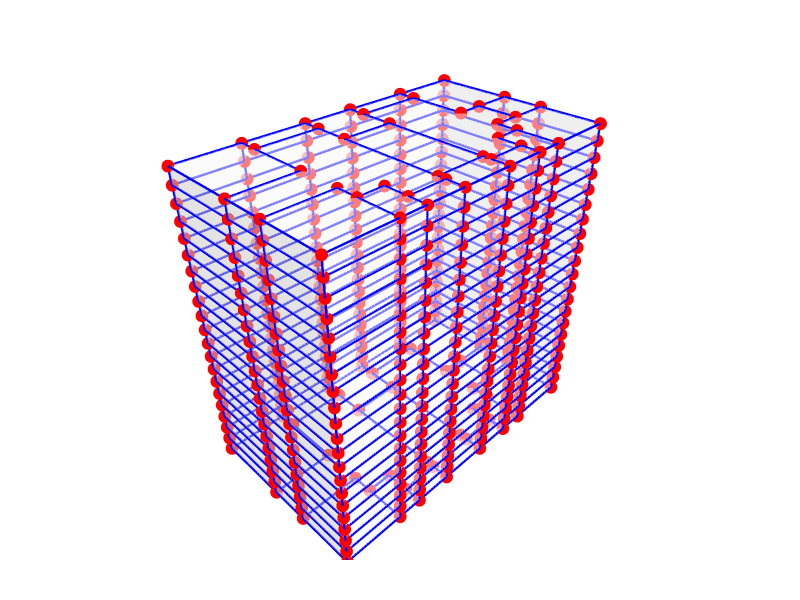

Notebook code for this chart:
### Code cell
# Show graph with building geometry (faces invisible, light edges)
shell = CellComplex.ExternalBoundary(cellComplex)

Topology.Show(shell,
              vertexSize=15,
              vertexColor="red",
              edgeWidth=5,
              edgeColor="blue",
              faceOpacity=0.5,  # Completely invisible faces
              showEdges=True,  # Show building edges as wireframe
              width=800,
              height=600,
              backgroundColor="white",
              renderer=renderer)

### Figure 1 — Plotly figure (JSON) as saved in the notebook; plotly's stock layout.template omitted (floating-point values rounded to 4 significant figures; data arrays with more than 128 entries replaced by an {"elided": "..."} marker saying what was removed)
{"data": [{"customdata": {"elided": "422 str values"}, "hoverinfo": "text", "hovertemplate": {"elided": "422 str values"}, "hovertext": {"elided": "422 str values"}, "legendgroup": "1", "legendrank": 1, "marker": {"color": {"elided": "422 str values"}, "line": {"width": 0}, "opacity": 1, "size": {"elided": "422 int values"}, "sizemode": "diameter", "symbol": "circle"}, "mode": "markers", "name": "1: Untitled (Vertices)", "showlegend": false, "text": {"elided": "422 str values"}, "type": "scatter3d", "x": {"elided": "422 int values"}, "y": {"elided": "422 int values"}, "z": {"elided": "422 int values"}}, {"hoverinfo": "text", "legendgroup": "2", "legendrank": 2, "line": {"color": "blue", "dash": "solid", "width": 5}, "marker": {"size": 0}, "mode": "lines", "name": "1: Untitled (Edges)", "showlegend": false, "text": "", "type": "scatter3d", "x": {"elided": "2436 int values"}, "y": {"elided": "2436 int values"}, "z": {"elided": "2436 int values"}}, {"cmax": 1, "cmin": 0, "color": "#FAFAFA", "colorscale": [[0, "#440154"], [0.1111, "#482878"], [0.2222, "#3e4989"], [0.3333, "#31688e"], [0.4444, "#26828e"], [0.5556, "#1f9e89"], [0.6667, "#35b779"], [0.7778, "#6ece58"], [0.8889, "#b5de2b"], [1, "#fde725"]], "flatshading": true, "hoverinfo": "text", "hovertext": "", "i": {"elided": "840 int values"}, "j": {"elided": "840 int values"}, "k": {"elided": "840 int values"}, "legendgroup": "3", "legendrank": 3, "lighting": {"facenormalsepsilon": 0}, "name": "1: Untitled (Faces)", "opacity": 0.5, "showlegend": false, "showscale": false, "text": "", "type": "mesh3d", "x": {"elided": "422 int values"}, "y": {"elided": "422 int values"}, "z": {"elided": "422 int values"}}], "layout": {"autosize": true, "height": 600, "margin": {"b": 40, "l": 40, "r": 40, "t": 40}, "paper_bgcolor": "#FFFFFF", "plot_bgcolor": "#FFFFFF", "scene": {"aspectmode": "data", "camera": {"center": {"x": 0, "y": 0, "z": 0}, "eye": {"x": -1.25, "y": -1.25, "z": 1.25}, "projection": {"type": "perspective"}, "up": {"x": 0, "y": 0, "z": 1}}, "xaxis": {"visible": false}, "yaxis": {"visible": false}, "zaxis": {"visible": false}}, "showlegend": true, "width": 800, "xaxis": {"showgrid": false, "visible": false, "zeroline": false}, "yaxis": {"showgrid": false, "visible": false, "zeroline": false}}}
